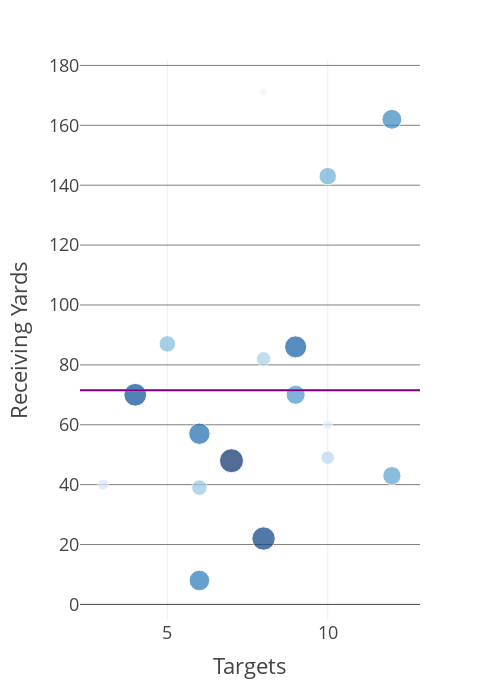

The cell this chart's notebook holds for it:
### Code cell
fig = get_player_scatter_vertical(player_season)
fig

### Figure 1 — Plotly figure (JSON) as saved in the notebook; plotly's stock layout.template omitted (floating-point values rounded to 4 significant figures)
{"data": [{"hovertemplate": "Targets=%{x}<br>Receiving Yards=%{y}<br>week=%{marker.color}<extra></extra>", "legendgroup": "", "marker": {"color": [1, 2, 3, 4, 6, 7, 8, 9, 10, 11, 12, 13, 14, 15, 16, 17, 18, 19], "coloraxis": "coloraxis", "size": [1, 2, 3, 4, 6, 7, 8, 9, 10, 11, 12, 13, 14, 15, 16, 17, 18, 19], "sizemode": "area", "sizeref": 0.06574, "symbol": "circle"}, "mode": "markers", "name": "", "orientation": "v", "showlegend": false, "type": "scatter", "x": [10, 8, 10, 3, 10, 8, 6, 5, 10, 12, 9, 12, 6, 6, 9, 4, 8, 7], "xaxis": "x", "y": [66, 171, 60, 40, 49, 82, 39, 87, 143, 43, 70, 162, 8, 57, 86, 70, 22, 48], "yaxis": "y"}], "layout": {"coloraxis": {"colorbar": {"title": {"text": "week"}}, "colorscale": [[0, "rgb(247,251,255)"], [0.125, "rgb(222,235,247)"], [0.25, "rgb(198,219,239)"], [0.375, "rgb(158,202,225)"], [0.5, "rgb(107,174,214)"], [0.625, "rgb(66,146,198)"], [0.75, "rgb(33,113,181)"], [0.875, "rgb(8,81,156)"], [1, "rgb(8,48,107)"]], "showscale": false}, "height": 700, "legend": {"itemsizing": "constant", "tracegroupgap": 0}, "margin": {"t": 60}, "shapes": [{"line": {"color": "yellow", "width": 2}, "type": "line", "x0": 0, "x1": 1, "xref": "x domain", "y0": 71.5, "y1": 71.5, "yref": "y"}, {"line": {"color": "purple", "width": 2}, "type": "line", "x0": 0, "x1": 1, "xref": "x domain", "y0": 71.5, "y1": 71.5, "yref": "y"}], "width": 500, "xaxis": {"anchor": "y", "domain": [0, 1], "title": {"text": "Targets"}}, "yaxis": {"anchor": "x", "domain": [0, 1], "gridcolor": "grey", "showgrid": true, "title": {"text": "Receiving Yards"}}}}
